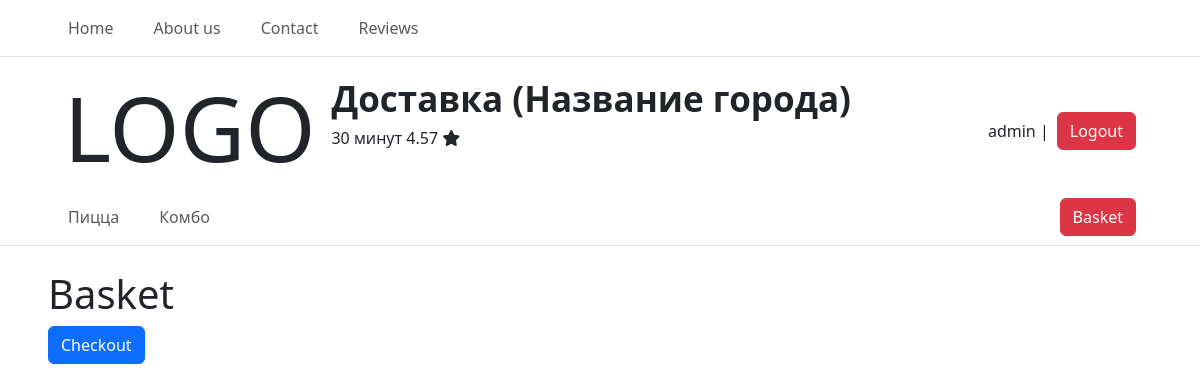
The app's page /cart/ (signed in) with its own data.
### auth/models.py (models this page shows)
class CustomUser(AbstractUser):
    phone_number = models.CharField(verbose_name='Номер телефона', max_length=20, blank=True)
    date_birth = models.DateField(verbose_name='Дата рождения', null=True, blank=True)

### products/models.py (models this page shows, shortened)
class Category(models.Model):
    title = models.CharField(verbose_name='Название', max_length=128)
    class Meta:
        verbose_name = 'Категория'
        verbose_name_plural = 'Категории'

### cart/views.py (the view)
# urls.py: path('', views.cart_detail, name='cart_detail'),
def cart_detail(request):
    cart = Cart(request)
    for item in cart:
        item['update_quantity_form'] = CartAddProductForm(initial={'quantity': item['quantity'],
                                                                   'update': True})
    return render(request, 'cart/detail.html', {'cart': cart})

### cart/cart.py (called while the page is built)
    def __iter__(self):
        product_ids = self.cart.keys()
        products = Products.objects.filter(id__in=product_ids)
        cart = self.cart.copy()
        for product in products:
            cart[str(product.id)]['product'] = product
        for item in cart.values():
            item['price'] = Decimal(item['price'])
            item['total_price'] = item['price'] * item['quantity']
            yield item

    def __len__(self):
        return sum(item['quantity'] for item in self.cart.values())

### cart/context_processors.py (called while the page is built)
def cart(request):
    return {'cart': Cart(request)}

### technical/context_processors.py (called while the page is built)
def header_menu(request):
    return {'category_menu': Category.objects.all()}

### cart/templates/cart/detail.html (shortened to what this page needs)
{% extends 'root.html'%}
{% block content %}
<h1 class="mt-4 ">Basket</h1>
<div>
    <div>
        <a href="{% url 'order:order_create' %}" class="btn btn-primary">
            Checkout
        </a>
    </div>
</div>
{% endblock %}

### templates/root.html (shortened to what this page needs)
{% load static %}
<!DOCTYPE html>
<html lang="ru">
<head>
    <link rel="stylesheet" href="{% static 'css/css.css' %}">
    <link href="https://cdn.jsdelivr.net/npm/bootstrap@5.3.2/dist/css/bootstrap.min.css" rel="stylesheet"
>
</head>
<body>
<header class="">
    <nav class="navbar navbar-expand-lg navbar-light border-bottom ps-5 pe-5">
        <div class="container-fluid">
            <div class="collapse navbar-collapse" id="nav_lc">
                <ul class="navbar-nav">
                    <li class="nav-item me-4"><a class="nav-link" href="{% url 'product:product_list' %}">Home</a></li>
                    <li class="nav-item me-4"><a class="nav-link" href="#">About us</a></li>
                    <li class="nav-item me-4"><a class="nav-link" href="#">Contact</a></li>
                    <li class="nav-item me-4"><a class="nav-link" href="{% url 'reviews:reviews_list' %}">Reviews</a></li>
                </ul>
            </div>
        </div>
    </nav>
    <div class="ps-5 pe-5">
        <div class="">
            <div class="d-flex justify-content-between pt-3 ps-3 pe-3">
                <div class="d-flex ">
                    <h1 style="font-size: 90px;">LOGO</h1>
                    <p class="ms-3">
                        <span style="font-size: 35px;"><b>Доставка
                                (Название города)
                        </b></span><br>
                        30 минут 4.57 <i class="fa-solid fa-star"></i>
                    </p>
                </div>
                <div class="d-flex align-items-center">
                    {% if user.is_active %}
                    {{user.username}} | <a class="btn btn-danger ms-2" href="{% url 'auth:logout' %}"> Logout</a>
                    {% else %}
                    <a class="btn btn-primary me-3" href="{% url 'auth:register' %}">Register</a>
                    <a class="btn btn-primary" href="{% url 'auth:login' %}">Login</a>
                    {% endif %}
                </div>
            </div>
        </div>
    </div>
    <div class="ps-5 pe-5 border-bottom head_menu">
        <div class="d-flex justify-content-between pe-3">
            <nav class="navbar navbar-expand-lg navbar-light">
                <div class="container-fluid">
                    <div class="collapse navbar-collapse" id="nav_lc2">
                        <ul class="navbar-nav">
                            {% for el in category_menu %}
                                <li class="nav-item me-4 "><a class="nav-link" href="#">{{ el.title }}</a></li>
                            {% endfor %}
                        </ul>
                    </div>
                </div>
            </nav>
            <div class="d-flex align-items-center">
                {% if user.is_active %}
                    <a class="btn btn-danger" href="{% url 'cart:cart_detail' %}">Basket</a>
                {% else %}
                    <a class="btn btn-danger" href="#">Basket</a>
                {% endif %}
            </div>
        </div>
    </div>
</header>
<main class="ps-5 pe-5">
    {% block content %}
    {% endblock %}
</main>
</body>
</html>

### records on screen
CustomUser: username "admin"
Category: title "Пицца"
Category: title "Комбо"
